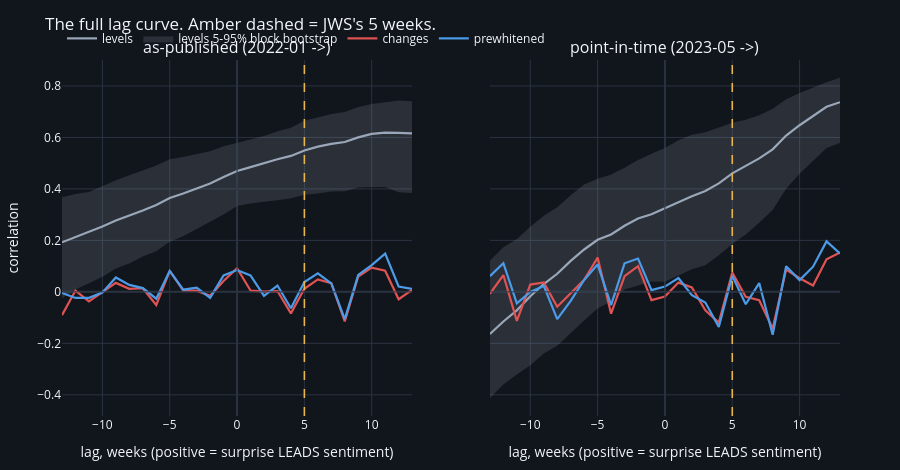

The notebook cell this image was saved under:
### Markdown cell above
The whole curve, not just its winner -- G4. A single argmax with no curve
around it is not evidence.

### Code cell
fig = make_subplots(rows=1, cols=2, shared_yaxes=True,
                    subplot_titles=("as-published (2022-01 ->)", "point-in-time (2023-05 ->)"))
for col, vint in enumerate(("as_published", "point_in_time"), start=1):
    for tr, colr in (("levels", GREY), ("changes", RED), ("prewhitened", BLUE)):
        r = RES[(vint, tr)]
        c = r["curve"]
        fig.add_trace(go.Scatter(x=c["lag_weeks"], y=c["corr"], name=f"{tr}",
                                 legendgroup=tr, showlegend=col == 1,
                                 line=dict(color=colr, width=2.2)), row=1, col=col)
        if tr == "levels":
            fig.add_trace(go.Scatter(
                x=list(c["lag_weeks"]) + list(c["lag_weeks"])[::-1],
                y=list(r["band_hi"]) + list(r["band_lo"])[::-1], fill="toself",
                fillcolor="rgba(154,167,184,0.18)", line=dict(width=0),
                name="levels 5-95% block bootstrap", legendgroup="band",
                showlegend=col == 1, hoverinfo="skip"), row=1, col=col)
    fig.add_vline(x=CFG.jws_lead_weeks, line=dict(color=AMBER, width=1.6, dash="dash"),
                  row=1, col=col)
    fig.add_vline(x=0, line=dict(color=GRID, width=1), row=1, col=col)
    fig.add_hline(y=0, line=dict(color=GRID, width=1), row=1, col=col)
fig.update_xaxes(title_text="lag, weeks (positive = surprise LEADS sentiment)")
fig.update_yaxes(title_text="correlation", row=1, col=1)
style(fig, 470, "The full lag curve. Amber dashed = JWS's 5 weeks.")
fig.show()

for vint in ("as_published", "point_in_time"):
    r = RES[(vint, "levels")]
    print(f"{vint:14s} levels: peak {r['corr']:.3f} at {r['argmax']:+d}w; "
          f"at +5w {r['at_5w']:+.3f} ({r['at_5w']/r['corr']:.0%} of the peak); "
          f"plateau {r['plateau_lo']:+d}..{r['plateau_hi']:+d} "
          f"({r['plateau_n']}/{len(LAGS)} lags indistinguishable from the peak)")

### Figure 1 — Plotly figure (JSON) as saved in the notebook; plotly's stock layout.template omitted (floating-point values rounded to 4 significant figures)
{"data": [{"legendgroup": "levels", "line": {"color": "#9aa7b8", "width": 2.2}, "name": "levels", "showlegend": true, "type": "scatter", "x": [-13, -12, -11, -10, -9, -8, -7, -6, -5, -4, -3, -2, -1, 0, 1, 2, 3, 4, 5, 6, 7, 8, 9, 10, 11, 12, 13], "xaxis": "x", "y": [0.1924, 0.2123, 0.2311, 0.2537, 0.2771, 0.2958, 0.3163, 0.3375, 0.3649, 0.3821, 0.4012, 0.4209, 0.4462, 0.4699, 0.4845, 0.5005, 0.5151, 0.5282, 0.5491, 0.5641, 0.5748, 0.5824, 0.6004, 0.6136, 0.619, 0.6178, 0.6161], "yaxis": "y"}, {"fill": "toself", "fillcolor": "rgba(154,167,184,0.18)", "hoverinfo": "skip", "legendgroup": "band", "line": {"width": 0}, "name": "levels 5-95% block bootstrap", "showlegend": true, "type": "scatter", "x": [-13, -12, -11, -10, -9, -8, -7, -6, -5, -4, -3, -2, -1, 0, 1, 2, 3, 4, 5, 6, 7, 8, 9, 10, 11, 12, 13, 13, 12, 11, 10, 9, 8, 7, 6, 5, 4, 3, 2, 1, 0, -1, -2, -3, -4, -5, -6, -7, -8, -9, -10, -11, -12, -13], "xaxis": "x", "y": [0.3672, 0.3804, 0.3875, 0.4111, 0.4333, 0.4527, 0.4722, 0.4907, 0.5154, 0.524, 0.5357, 0.5464, 0.5656, 0.5792, 0.5935, 0.6057, 0.6244, 0.6377, 0.6649, 0.6776, 0.6911, 0.6991, 0.7184, 0.7303, 0.736, 0.7435, 0.7403, 0.3837, 0.3869, 0.407, 0.4077, 0.4054, 0.3913, 0.3901, 0.3818, 0.377, 0.3641, 0.3557, 0.3502, 0.3436, 0.3335, 0.3002, 0.2719, 0.2457, 0.2163, 0.1949, 0.1581, 0.1373, 0.1102, 0.09109, 0.05833, 0.03342, 0.009207, -0.02491], "yaxis": "y"}, {"legendgroup": "changes", "line": {"color": "#e05353", "width": 2.2}, "name": "changes", "showlegend": true, "type": "scatter", "x": [-13, -12, -11, -10, -9, -8, -7, -6, -5, -4, -3, -2, -1, 0, 1, 2, 3, 4, 5, 6, 7, 8, 9, 10, 11, 12, 13], "xaxis": "x", "y": [-0.09035, 0.004909, -0.03721, -0.00226, 0.03489, 0.01181, 0.01398, -0.05118, 0.08171, 0.005401, 0.004744, -0.01557, 0.04204, 0.09166, 0.005114, 0.0008823, 0.003175, -0.08353, 0.01205, 0.04839, 0.03361, -0.115, 0.05954, 0.09428, 0.08227, -0.02876, 0.00758], "yaxis": "y"}, {"legendgroup": "prewhitened", "line": {"color": "#4c9be8", "width": 2.2}, "name": "prewhitened", "showlegend": true, "type": "scatter", "x": [-13, -12, -11, -10, -9, -8, -7, -6, -5, -4, -3, -2, -1, 0, 1, 2, 3, 4, 5, 6, 7, 8, 9, 10, 11, 12, 13], "xaxis": "x", "y": [-0.004287, -0.02375, -0.02322, -0.002507, 0.05575, 0.02711, 0.01451, -0.02653, 0.08114, 0.008352, 0.01638, -0.02335, 0.06355, 0.08463, 0.06393, -0.01587, 0.02464, -0.06365, 0.0379, 0.07184, 0.03283, -0.1062, 0.06621, 0.1041, 0.1486, 0.02067, 0.0111], "yaxis": "y"}, {"legendgroup": "levels", "line": {"color": "#9aa7b8", "width": 2.2}, "name": "levels", "showlegend": false, "type": "scatter", "x": [-13, -12, -11, -10, -9, -8, -7, -6, -5, -4, -3, -2, -1, 0, 1, 2, 3, 4, 5, 6, 7, 8, 9, 10, 11, 12, 13], "xaxis": "x2", "y": [-0.1639, -0.1151, -0.07183, -0.01721, 0.03035, 0.07027, 0.1203, 0.1646, 0.2024, 0.223, 0.257, 0.2848, 0.3012, 0.3248, 0.3499, 0.3714, 0.3916, 0.4213, 0.4604, 0.4881, 0.5185, 0.5536, 0.6074, 0.6474, 0.6833, 0.719, 0.737], "yaxis": "y2"}, {"fill": "toself", "fillcolor": "rgba(154,167,184,0.18)", "hoverinfo": "skip", "legendgroup": "band", "line": {"width": 0}, "name": "levels 5-95% block bootstrap", "showlegend": false, "type": "scatter", "x": [-13, -12, -11, -10, -9, -8, -7, -6, -5, -4, -3, -2, -1, 0, 1, 2, 3, 4, 5, 6, 7, 8, 9, 10, 11, 12, 13, 13, 12, 11, 10, 9, 8, 7, 6, 5, 4, 3, 2, 1, 0, -1, -2, -3, -4, -5, -6, -7, -8, -9, -10, -11, -12, -13], "xaxis": "x2", "y": [0.1215, 0.1733, 0.205, 0.2532, 0.2953, 0.3287, 0.3749, 0.4168, 0.4394, 0.4562, 0.482, 0.5121, 0.5365, 0.559, 0.589, 0.6107, 0.6201, 0.6393, 0.657, 0.669, 0.6865, 0.7117, 0.7479, 0.7729, 0.7936, 0.8141, 0.8317, 0.5785, 0.5587, 0.5066, 0.4584, 0.4009, 0.3184, 0.2688, 0.2225, 0.1857, 0.1421, 0.1037, 0.08742, 0.06366, 0.03883, 0.04061, 0.02441, 0.008715, -0.03664, -0.06444, -0.1114, -0.1598, -0.209, -0.2397, -0.2852, -0.3209, -0.3603, -0.4132], "yaxis": "y2"}, {"legendgroup": "changes", "line": {"color": "#e05353", "width": 2.2}, "name": "changes", "showlegend": false, "type": "scatter", "x": [-13, -12, -11, -10, -9, -8, -7, -6, -5, -4, -3, -2, -1, 0, 1, 2, 3, 4, 5, 6, 7, 8, 9, 10, 11, 12, 13], "xaxis": "x2", "y": [-0.007555, 0.0653, -0.1129, 0.02816, 0.03634, -0.05772, -0.005772, 0.04691, 0.133, -0.08468, 0.06083, 0.09994, -0.03197, -0.01819, 0.03591, 0.01711, -0.07126, -0.1195, 0.07487, -0.01896, -0.03229, -0.1423, 0.08637, 0.0528, 0.02489, 0.1263, 0.1532], "yaxis": "y2"}, {"legendgroup": "prewhitened", "line": {"color": "#4c9be8", "width": 2.2}, "name": "prewhitened", "showlegend": false, "type": "scatter", "x": [-13, -12, -11, -10, -9, -8, -7, -6, -5, -4, -3, -2, -1, 0, 1, 2, 3, 4, 5, 6, 7, 8, 9, 10, 11, 12, 13], "xaxis": "x2", "y": [0.06099, 0.1116, -0.04504, -0.0006551, 0.02287, -0.1063, -0.03476, 0.04607, 0.1066, -0.05126, 0.1108, 0.1293, 0.006747, 0.02047, 0.05375, -0.01278, -0.04129, -0.1364, 0.06259, -0.04829, 0.03411, -0.1665, 0.09955, 0.04571, 0.09774, 0.1962, 0.1492], "yaxis": "y2"}], "layout": {"annotations": [{"font": {"size": 16}, "showarrow": false, "text": "as-published (2022-01 ->)", "x": 0.225, "xanchor": "center", "xref": "paper", "y": 1.0, "yanchor": "bottom", "yref": "paper"}, {"font": {"size": 16}, "showarrow": false, "text": "point-in-time (2023-05 ->)", "x": 0.775, "xanchor": "center", "xref": "paper", "y": 1.0, "yanchor": "bottom", "yref": "paper"}], "font": {"size": 12}, "height": 470, "legend": {"orientation": "h", "x": 0, "y": 1.02, "yanchor": "bottom"}, "margin": {"b": 50, "l": 60, "r": 60, "t": 60}, "paper_bgcolor": "#11151c", "plot_bgcolor": "#11151c", "shapes": [{"line": {"color": "#e8b44c", "dash": "dash", "width": 1.6}, "type": "line", "x0": 5, "x1": 5, "xref": "x", "y0": 0, "y1": 1, "yref": "y domain"}, {"line": {"color": "#2a3340", "width": 1}, "type": "line", "x0": 0, "x1": 0, "xref": "x", "y0": 0, "y1": 1, "yref": "y domain"}, {"line": {"color": "#2a3340", "width": 1}, "type": "line", "x0": 0, "x1": 1, "xref": "x domain", "y0": 0, "y1": 0, "yref": "y"}, {"line": {"color": "#e8b44c", "dash": "dash", "width": 1.6}, "type": "line", "x0": 5, "x1": 5, "xref": "x2", "y0": 0, "y1": 1, "yref": "y2 domain"}, {"line": {"color": "#2a3340", "width": 1}, "type": "line", "x0": 0, "x1": 0, "xref": "x2", "y0": 0, "y1": 1, "yref": "y2 domain"}, {"line": {"color": "#2a3340", "width": 1}, "type": "line", "x0": 0, "x1": 1, "xref": "x2 domain", "y0": 0, "y1": 0, "yref": "y2"}], "title": {"text": "The full lag curve. Amber dashed = JWS's 5 weeks."}, "xaxis": {"anchor": "y", "domain": [0.0, 0.45], "gridcolor": "#2a3340", "title": {"text": "lag, weeks (positive = surprise LEADS sentiment)"}, "zerolinecolor": "#2a3340"}, "xaxis2": {"anchor": "y2", "domain": [0.55, 1.0], "gridcolor": "#2a3340", "title": {"text": "lag, weeks (positive = surprise LEADS sentiment)"}, "zerolinecolor": "#2a3340"}, "yaxis": {"anchor": "x", "domain": [0.0, 1.0], "gridcolor": "#2a3340", "title": {"text": "correlation"}, "zerolinecolor": "#2a3340"}, "yaxis2": {"anchor": "x2", "domain": [0.0, 1.0], "gridcolor": "#2a3340", "matches": "y", "showticklabels": false, "zerolinecolor": "#2a3340"}}}
